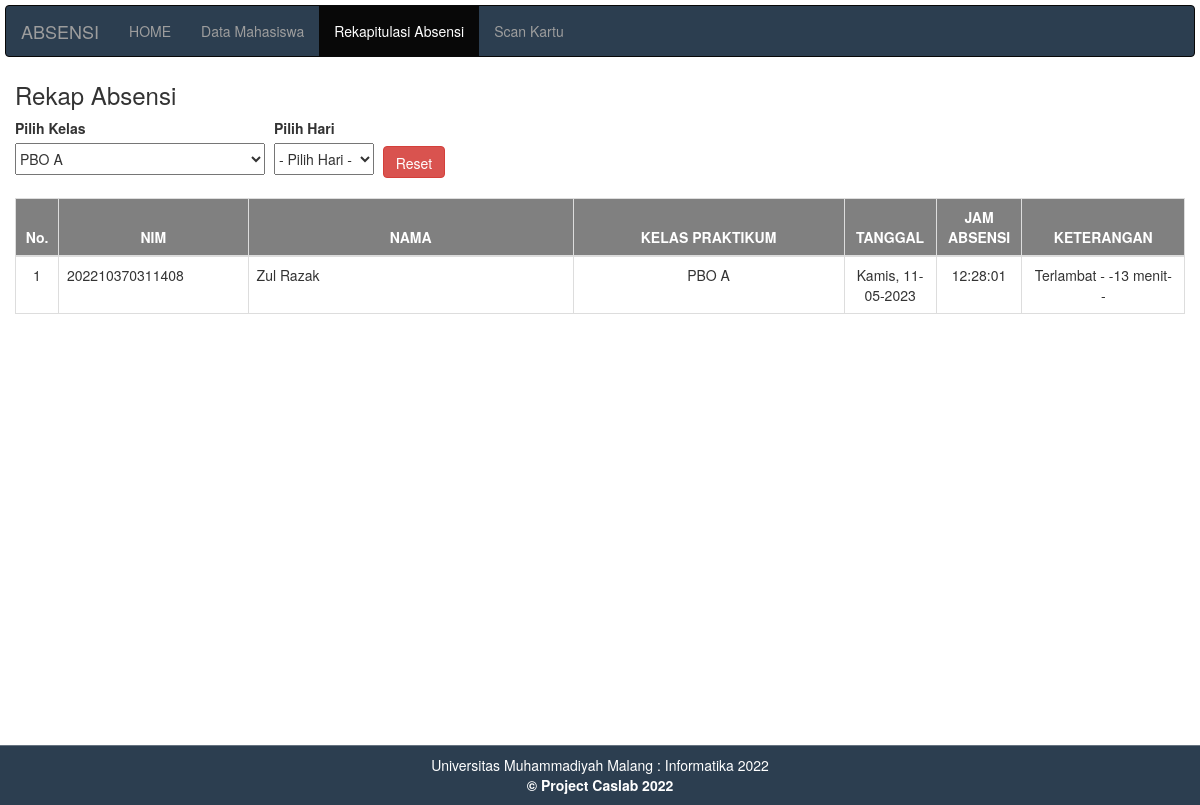
Page /absensi.php?id_kelas=1 on the committed database.
### tables this page shows
CREATE TABLE `absensi` (
  `id` int(11) NOT NULL,
  `nokartu` varchar(15) NOT NULL,
  `id_kelas` int(2) NOT NULL,
  `tanggal` date NOT NULL,
  `jam_absensi` time NOT NULL,
  `keterangan` varchar(30) NOT NULL
);

CREATE TABLE `mahasiswa` (
  `id` int(15) NOT NULL,
  `nokartu` varchar(15) NOT NULL,
  `nama` varchar(50) NOT NULL,
  `id_kelas` varchar(10) NOT NULL
);

CREATE TABLE `kelas` (
  `id_kelas` int(2) NOT NULL,
  `kelas_praktikum` varchar(30) NOT NULL,
  `hari` varchar(20) NOT NULL,
  `jam` time NOT NULL
);

### absensi.php (the view, shortened to what this page needs)
<!DOCTYPE html>
<html>
    <head>
        <?php include "header.php"; ?>
       <link rel="stylesheet" type="text/css" href="style.css">
    </head>
    <body>
        <?php include "menu.php"; ?>
        <div class="container-fluid">
            <h3>Rekap Absensi</h3>
            <form method="GET" action="" id="myForm">
    <div class="table-header" style="display: inline-block;">
        <label for="id_kelas">Pilih Kelas</label><br>
        <select name="id_kelas" id="id_kelas" style="width: 250px; height: 32px;" required>
            <?php
                include "koneksi.php";
                $filter = mysqli_query($konek, "SELECT * FROM kelas");
                while($data = mysqli_fetch_array($filter)){
                    $selected = "";
                    if(isset($_GET['id_kelas']) && $_GET['id_kelas'] == $data['id_kelas']){
                        $selected = "selected";
                    }
                    echo "<option value='$data[id_kelas]' $selected>$data[kelas_praktikum]</option>";
                }
            ?>
        </select>
    </div>
    <div class="table-header" style="display: inline-block; margin-left: 5px;">
    <label for="hari">Pilih Hari</label><br>
    <select name="hari" id="hari" style="width: 100px; height: 32px;" required>
        <option value="">- Pilih Hari -</option>
    </select>
</div>
    <button type="button" id="resetBtn" style="display: none; margin-left: 5px;height: 32px;" class="btn btn-danger" onclick="window.location.href='absensi.php'">Reset</button>
    </form>
            <table class="table table-bordered" style="margin-top: 20px">
                <thead>
                    <tr style="background-color: grey; color:white; height:100%;">
                        <th style="width: 10px; text-align: center">No.</th>
                        <th style="width: 175px; text-align: center">NIM</th>
                        <th style="width: 300px; text-align: center">NAMA</th>
                        <th style="width: 250px; text-align:center">KELAS PRAKTIKUM</th>
                        <th style="width: 40px; text-align: center">TANGGAL</th>
                        <th style="width: 30px; text-align: center">JAM ABSENSI</th>
                        <th style="width: 150px; text-align: center">KETERANGAN</th>
                    </tr>
                </thead>
                <tbody>
                    <?php
                    include "koneksi.php";
                    $tanggal = date('Y-m-d');
                    if (isset($_GET['id_kelas']) && !empty($_GET['id_kelas'])) {
                        $id_kelas = $_GET['id_kelas'];
                        $sql = mysqli_query($konek, "SELECT mhw.nama, absen.nokartu, kls.kelas_praktikum, absen.tanggal, absen.jam_absensi, absen.keterangan
                                                    FROM absensi AS absen
                                                    JOIN mahasiswa AS mhw ON absen.nokartu = mhw.nokartu
                                                    JOIN kelas AS kls ON absen.id_kelas = kls.id_kelas
                                                    WHERE absen.id_kelas = '$id_kelas'");
                    } else if (isset($_GET['hari']) && !empty($_GET['hari'])) {
                        $hari = $_GET['hari'];
                        switch ($hari) {
                          case '1':
                            $nama_hari = "Monday";
                            break;
                          case '2':
                            $nama_hari = "Tuesday";
                            break;
                          case '3':
                            $nama_hari = "Wednesday";
                            break;
                          case '4':
                            $nama_hari = "Thursday";
                            break;
                          case '5':
                            $nama_hari = "Friday";
                            break;
                          case '6':
                            $nama_hari = "Saturday";
                            break;
                          case '7':
                            $nama_hari = "Sunday";
                            break;
                          default:
                            $nama_hari = "";
                            break;
                        }
                        $sql = mysqli_query($konek, "SELECT mhw.nama, absen.nokartu, kls.kelas_praktikum, absen.tanggal, absen.jam_absensi, absen.keterangan
                                                      FROM absensi AS absen
                                                      JOIN mahasiswa AS mhw ON absen.nokartu = mhw.nokartu
                                                      JOIN kelas AS kls ON absen.id_kelas = kls.id_kelas
                                                      WHERE DAYNAME(absen.tanggal) = '$nama_hari'");
                      } else {
                        $sql = mysqli_query($konek, "SELECT mhw.nama, absen.nokartu, kls.kelas_praktikum, absen.tanggal, absen.jam_absensi, absen.keterangan
                                                    FROM absensi AS absen
                                                    JOIN mahasiswa AS mhw ON absen.nokartu = mhw.nokartu
                                                    JOIN kelas AS kls ON absen.id_kelas = kls.id_kelas
                                                    WHERE absen.tanggal = '$tanggal'");
                    }
                    $no = 0;
                    while($data = mysqli_fetch_array($sql))
                    {
                        $no++;
                        switch(date('l', strtotime($data['tanggal'])))
                        {
                            case 'Thursday':
                                $hari = 'Kamis';
                                break;
                        }
                    ?>
                    <tr>
                        <td style="text-align: center;"><?php echo $no; ?></td>
                        <td><?php echo $data['nokartu'] ?></td>
                        <td><?php echo $data['nama'] ?></td>
                        <td style="text-align: center;"><?php echo $data['kelas_praktikum'] ?></td>
                        <td style="text-align: center;"><?php echo "$hari, " . date("d-m-Y", strtotime($data['tanggal'])); ?></td>
                        <td style="text-align: center;"><?php echo $data['jam_absensi'] ?></td>
                        <td style="text-align: center;"><?php echo $data['keterangan'] ?></td>
                    </tr>
                    <?php } ?>
                </tbody>
            </table>
        </div>
        <?php include "footer.php"; ?>
    </body>
</html>

### style.css (style rules this page uses)
body { min-height: 100vh; }
body { margin: 0px; }

### rows in the picture
absensi: nokartu "202210370311408", mahasiswa.nama "Zul Razak", id_kelas.kelas_praktikum "PBO A", tanggal "Kamis", tanggal "11-05-2023", jam_absensi "12:28:01", keterangan "Terlambat - -13 menit- -"

### other values in the picture
form field id_kelas "PBO A"
